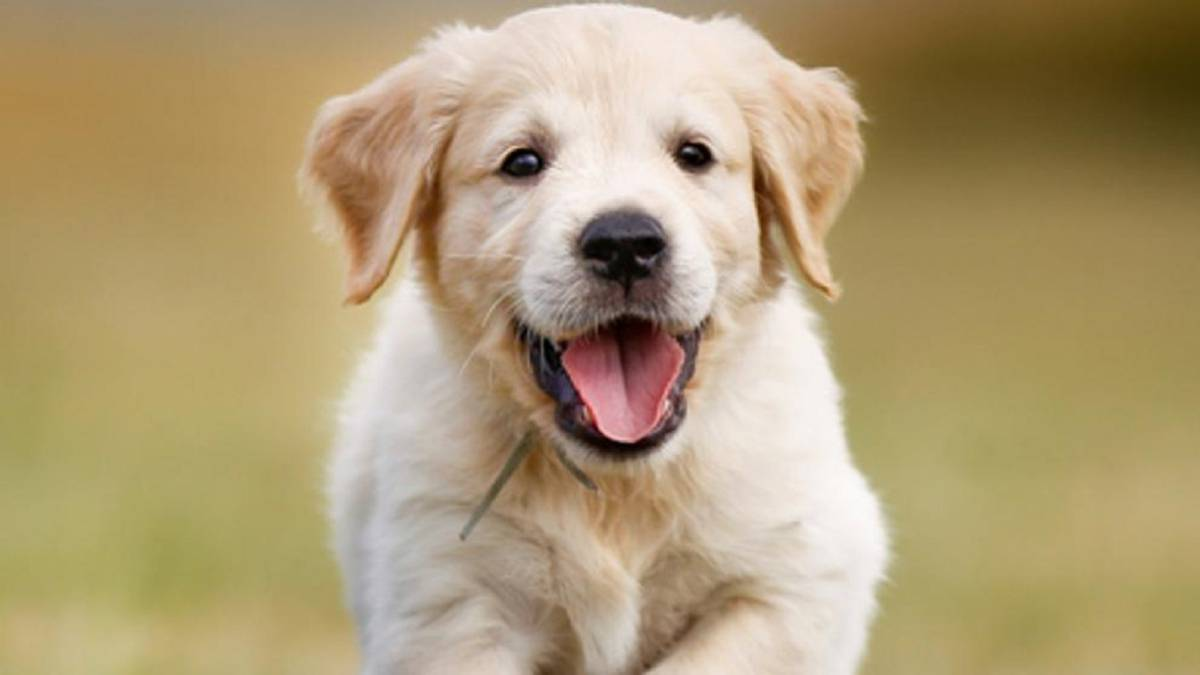
#> input picture Tarea1/Problema 3/noticia_normal.jpg, 1200 x 675 px; its folder holds 2 pictures in this run
$ jupyter execute --allow-errors 'Problema 3.ipynb'
#> lines starting #> are read from the running program, lines starting #| are printed output that depends on the picture
# Johantan Meoño

# Problema 3

[cell 1]
import numpy as np ## para las matrices y vectores o tensores

[cell 2]
import cv2 ## jalando open cv carga y lee imagenes

[cell 3]
import sys ## para sacar de memoria o sacar el programa

[cell 4]
## creando la fucion
def main(imagen):
#> called with imagen = 'noticia_normal.jpg'
    imgStr = imagen ## creo un objeto y le asigno un valor string con el nombre de la imagen
    img = cv2.imread(imgStr) ## creo un nuevo objeto que va a leer la imagen cread en la fila de arriba
#> img is the input picture: shape (675, 1200, 3); mean B, G, R 117.5, 156.1, 175.2

    ## tamañao de la imagen
    alto = img.shape[0]
#> alto = 675
    ancho = img.shape[1]
#> ancho = 1200
    canales = img.shape[2]
#> canales = 3


    ## cubo de ceros con las dimensiones de la imagen
    ## se pondra tres pues se trabajara sobre la imagen a colores
    ## cons sus tres canales
    ## canal 1 es el canal azul
    ## canal 2 es el canal verde
    ## canal 3 es el canal rojo
    out_azg = np.zeros((alto,ancho,3))
    out_veg = np.zeros((alto,ancho,3))
    out_rog = np.zeros((alto,ancho,3))

    ## llenando de azul la imagen
    for i in range(alto):
        for j in range(ancho):
            pixel = img[i,j] ## extraigo de la imagen en la posicion i, j, el pixel
            azul_gris = int((int(pixel[0])+int(pixel[0])+int(pixel[0]))/3) ## del pixel saco el color azul
            verde_gris = int((int(pixel[1])+int(pixel[1])+int(pixel[1]))/3) ## de pixel sacor el color verde
            rojo_gris = int((int(pixel[2])+int(pixel[2])+int(pixel[2]))/3) ## de pixel sacor el color rojo

            out_azg[i,j] = azul_gris
            out_veg[i,j] = verde_gris
            out_rog[i,j] = rojo_gris
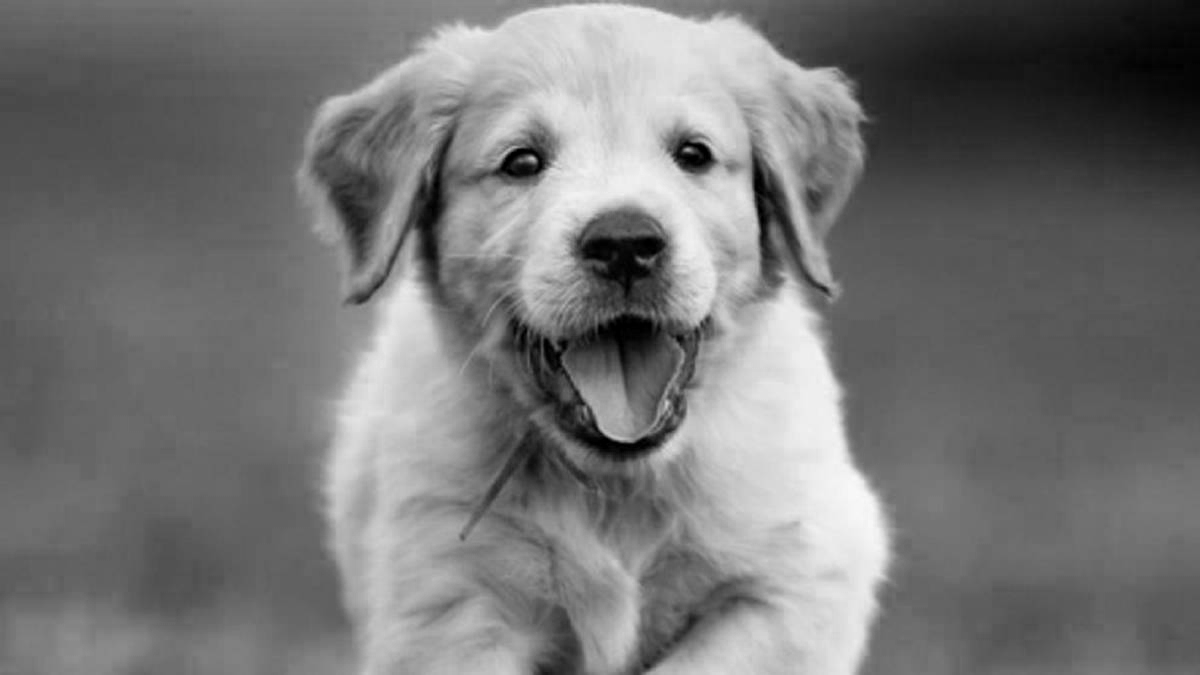
#> out_azg: shape (675, 1200, 3) float64; min 0, max 250, mean 117.5
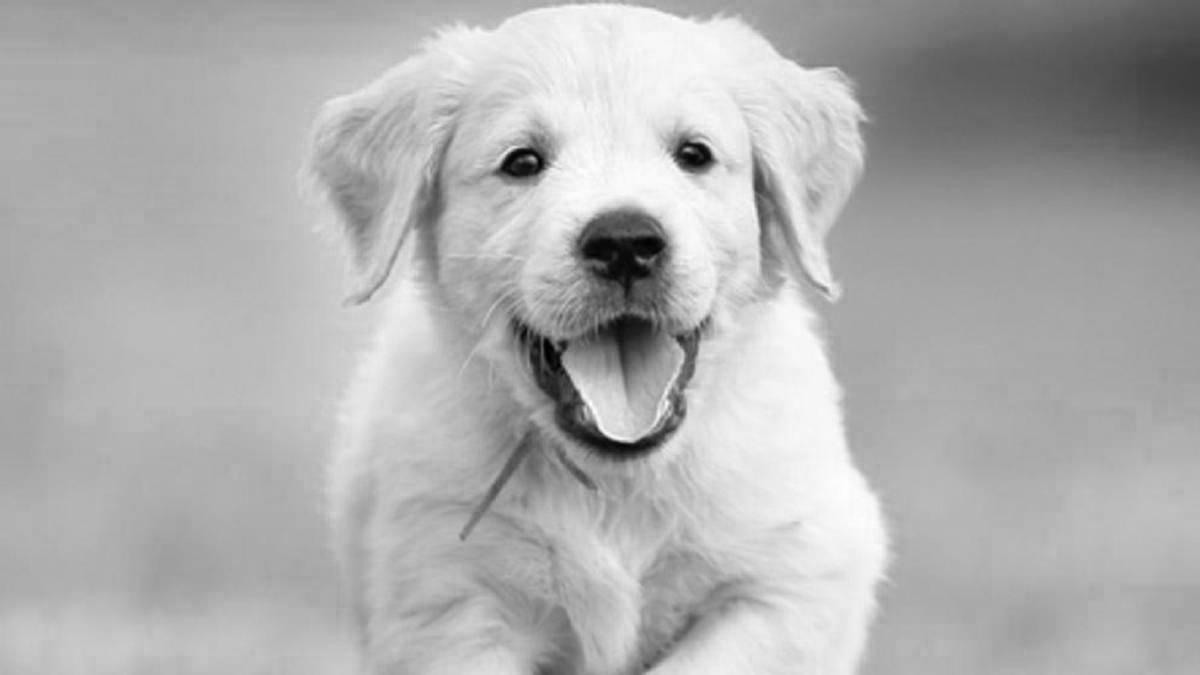
#> out_rog: shape (675, 1200, 3) float64; min 0, max 255, mean 175.2
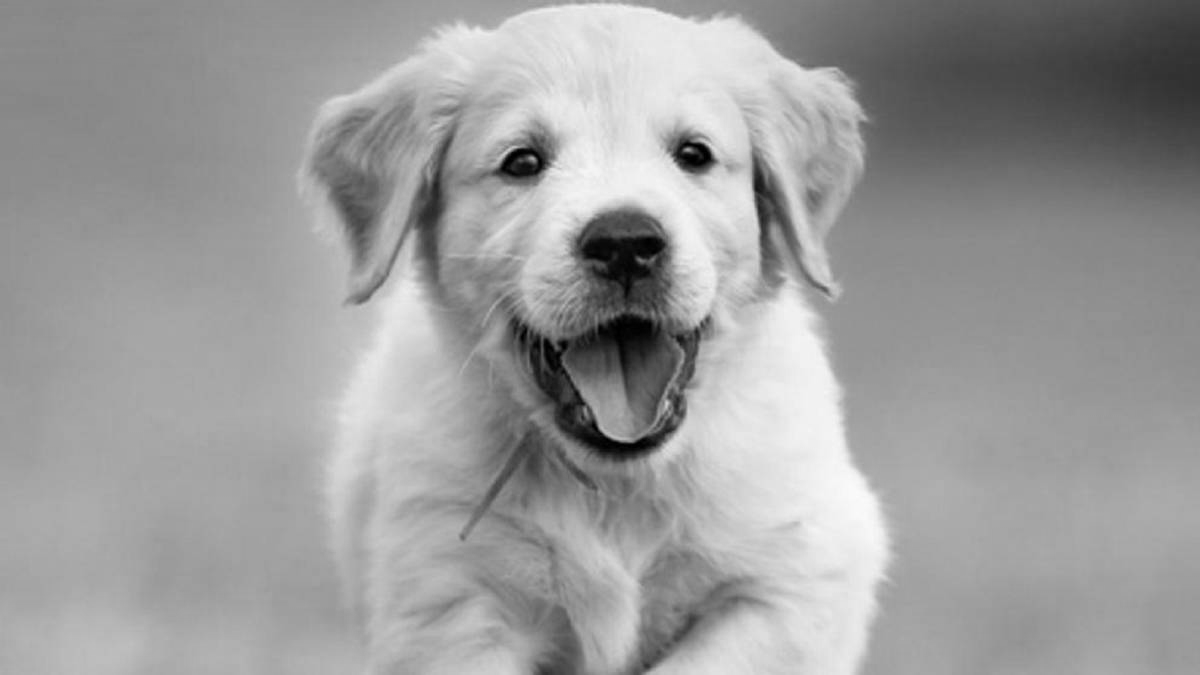
#> out_veg: shape (675, 1200, 3) float64; min 0, max 252, mean 156.1

    ## para que fucione el ciclo debo:
    ## bajar la imagen al disco
    cv2.imwrite(str(imagen)+"azul_gris.jpg",out_azg)
    cv2.imwrite(str(imagen)+"verde_gris.jpg",out_veg)
    cv2.imwrite(str(imagen)+"rojo_gris.jpg",out_rog)


    ## la vuelvo a cargar o leer
    out_azg = cv2.imread(str(imagen)+"azul_gris.jpg")
#> out_azg: shape (675, 1200, 3); min 0, max 250, mean 117.5
    out_veg = cv2.imread(str(imagen)+"verde_gris.jpg")
#> out_veg: shape (675, 1200, 3); min 0, max 252, mean 156.1
    out_rog = cv2.imread(str(imagen)+"rojo_gris.jpg")
#> out_rog: shape (675, 1200, 3); min 0, max 255, mean 175.2


    ## y la muestro
    cv2.imshow("Imagen azul_gris",out_azg)
    cv2.imshow("Imagen verde_gris",out_veg)
    cv2.imshow("Imagen rojo_gris",out_rog)


    ## comandos para cerrar imagenes
    cv2.waitKey(0) ## espera que apeche tecla para cerrar
    cv2.destroyAllWindows() ## si tngo varias ventas cierra todoas las ventanas a la vez
    sys.exit() ##
